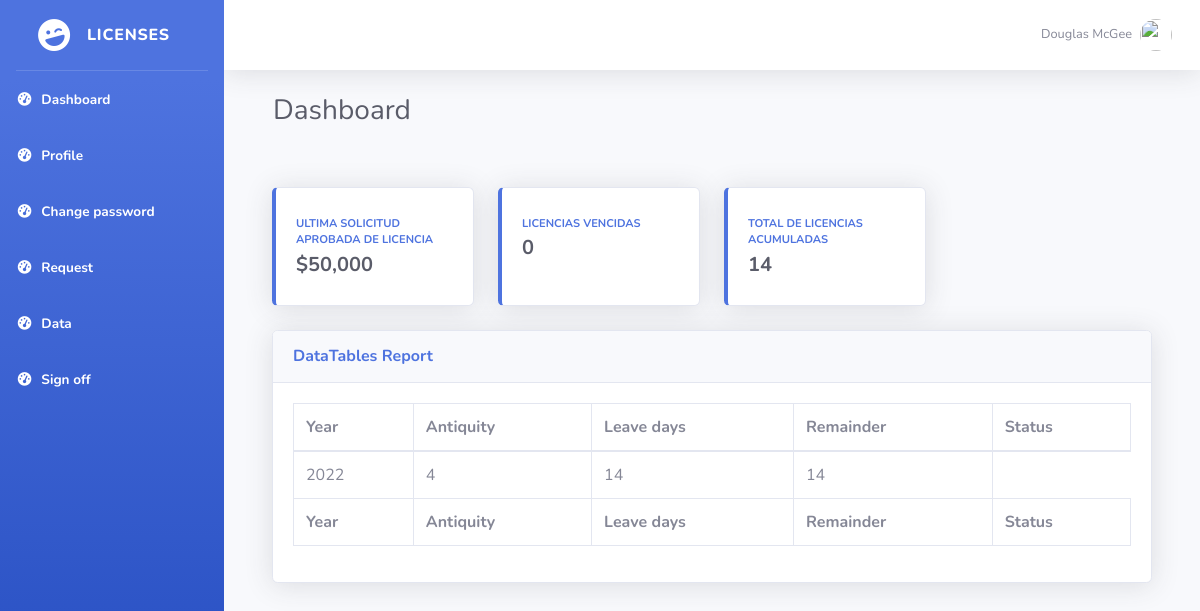
Page /dashboard/ (signed in) on the earlier database version.
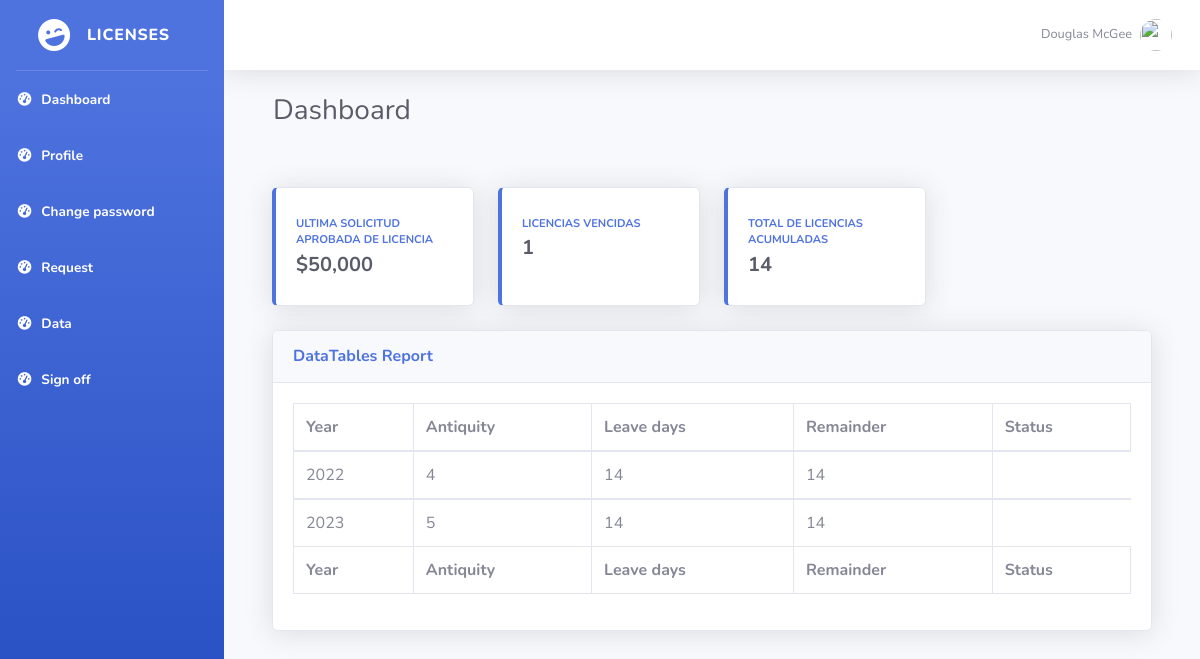
Same page on the later database version.
### employeeDetail/models.py (models this page shows)
class EmployeeDetail(models.Model):
    employee = models.ForeignKey(Employee,on_delete=models.CASCADE)
    antiquity = models.CharField(max_length=15)
    leave_days = models.CharField(max_length=25)
    remainder = models.CharField(max_length=25)
    year = models.CharField(max_length=25)
    created = models.DateField(auto_now_add=True)
    status = models.BooleanField(default=False)

### employee/views.py (the view)
# urls.py: path('dashboard/', emp.dashboard_view, name='dashboard'),
@login_required
def dashboard_view(request):
    employee = request.user.profile.employee
    detail = EmployeeDetail.objects.filter(employee=employee).order_by('year')
    context = {'detail':detail}
    status = EmployeeDetail.objects.filter(employee=employee, status=True).count()
    detail_status ={'status': status}
    context.update(detail_status)
    remainder = EmployeeDetail.objects.filter(employee=employee, status=False).aggregate(total=Sum('remainder'))
    total_remainder ={'remain': remainder}
    context.update(total_remainder)
    return render (request,'perfil/empleado/dashboard.html',context)

### templates/perfil/empleado/dashboard.html (shortened to what this page needs)
{% extends "base.html" %}
{% block container %}
 <div style="padding-bottom: 35px;" class="d-sm-flex align-items-center justify-content-between mb-4">
    <h1 style="position: relative; left: 25px;" class="h3 mb-0 text-gray-800">Dashboard</h1>
</div>
<div class="container-fluid">
    <div class="row">
        <div class="col-xl-3 col-md-6 mb-4">
            <div class="card border-left-primary shadow h-100 py-2">
                <div class="card-body">
                    <div class="row no-gutters align-items-center">
                        <div class="col mr-2">
                            <div class="text-xs font-weight-bold text-primary text-uppercase mb-1">
                                Ultima solicitud aprobada de licencia</div>
                            <div class="h5 mb-0 font-weight-bold text-gray-800">$50,000</div>
                        </div>
                    </div>
                </div>
            </div>
        </div>
         <div class="col-xl-3 col-md-6 mb-4">
            <div class="card border-left-primary shadow h-100 py-2">
                <div class="card-body">
                    <div class="row no-gutters align-items-center">
                        <div class="col mr-2">
                            <div class="text-xs font-weight-bold text-primary text-uppercase mb-1">
                                Licencias vencidas</div>
                            <div class="h5 mb-0 font-weight-bold text-gray-800">{{ status }}</div>
                        </div>
                    </div>
                </div>
            </div>
        </div>
         <div class="col-xl-3 col-md-6 mb-4">
            <div class="card border-left-primary shadow h-100 py-2">
                <div class="card-body">
                    <div class="row no-gutters align-items-center">
                        <div class="col mr-2">
                            <div class="text-xs font-weight-bold text-primary text-uppercase mb-1">
                               Total de licencias acumuladas</div>
                            <div class="h5 mb-0 font-weight-bold text-gray-800">{{ remain.total }}</div>
                        </div>
                    </div>
                </div>
            </div>
        </div>
</div>
<div class="card shadow mb-4">
    <div class="card-header py-3">
        <h6 class="m-0 font-weight-bold text-primary">DataTables Report</h6>
    </div>
    {% if detail %}
        <div class="card-body">
            <div class="table-responsive">
                <table class="table table-bordered" id="dataTable" width="100%" cellspacing="0">
                    <thead>
                        <tr>
                            <th>Year</th>
                            <th>Antiquity</th>
                            <th>Leave days</th>
                            <th>Remainder</th>
                            <th>Status</th>
                        </tr>
                    </thead>
                    <tfoot>
                        <tr>
                            <th>Year</th>
                            <th>Antiquity</th>
                            <th>Leave days</th>
                            <th>Remainder</th>
                            <th>Status</th>
                        </tr>
                    </tfoot>
                    {% for d in detail %}
                        <tbody>
                            <tr>
                                <td>{{d.year}}</td>
                                <td>{{d.antiquity}}</td>
                                <td>{{d.leave_days}}</td>
                                <td>{{d.remainder}} </td>
                            </tr>
                        </tbody>
                    {% endfor %}
                </table>
            </div>
        </div>
    {% endif %}
</div>
{% endblock %}

### templates/base.html (shortened to what this page needs)
{% load static %}
<html>
<head>
    <link href="{% static 'css/all.min.css' %} " rel="stylesheet" type="text/css">
    <link href="{% static 'css/add.css' %} " rel="stylesheet" type="text/css">
    <link href="{% static 'css/sb-admin-2.min.css' %} " rel="stylesheet">
    <link href="https://cdnjs.cloudflare.com/ajax/libs/font-awesome/6.2.0/css/all.min.css" rel="stylesheet">
    <link href="{% static 'css/base.css' %} " rel="stylesheet">
</head>
<body id="page-top">
    <div id="wrapper">
    {% include "nav.html" %}<div id="content-wrapper" class="d-flex flex-column">
        <div id="content">
            <nav class="navbar navbar-expand navbar-light bg-white topbar mb-4 static-top shadow">
                <ul class="navbar-nav ml-auto">
                    <li class="nav-item dropdown no-arrow">
                        <a class="nav-link dropdown-toggle" href="#" id="userDropdown" role="button"
                            data-toggle="dropdown" aria-haspopup="true" aria-expanded="false">
                            <span class="mr-2 d-none d-lg-inline text-gray-600 small">Douglas McGee</span>
                            <img class="img-profile rounded-circle"
                                src="img/undraw_profile.svg">
                        </a>
                    </li>
                </ul>
            </nav>
            <div class="container-fluid">
                {% block container %}
                {% endblock%}
            </div>
        </div>
    </div>
    </div>
</body>
</html>

### templates/nav.html (shortened to what this page needs)
  <ul class="navbar-nav bg-gradient-primary sidebar sidebar-dark accordion" id="accordionSidebar">
    <a class="sidebar-brand d-flex align-items-center justify-content-center" href="index.html">
        <div class="sidebar-brand-icon rotate-n-15">
            <i class="fas fa-laugh-wink"></i>
        </div>
        <div class="sidebar-brand-text mx-3">Licenses </div>
    </a>
    <hr class="sidebar-divider my-0">
    {% if not request.user.is_superuser %}
        <li class="nav-item active">
            <a class="nav-link" href="{% url 'dashboard' %}">
                <i class="fas fa-fw fa-tachometer-alt"></i>
                <span>Dashboard</span></a>
        </li>
        <li class="nav-item active">
            <a class="nav-link" href="{% url 'update_profile' %}">
                <i class="fas fa-fw fa-tachometer-alt"></i>
                <span>Profile</span></a>
        </li>
        <li class="nav-item active">
            <a class="nav-link" href="{% url 'change_password' %}">
                <i class="fas fa-fw fa-tachometer-alt"></i>
                <span>Change password</span></a>
        </li>
        <li class="nav-item active">
            <a class="nav-link" href=" {% url 'request_license' %}">
                <i class="fas fa-fw fa-tachometer-alt"></i>
                <span>Request</span></a>
        </li>
        {% if request.user.is_staff %}
            <li class="nav-item active">
                <a class="nav-link" href=" {% url 'data' %}">
                    <i class="fas fa-fw fa-tachometer-alt"></i>
                    <span>Data</span></a>
            </li>
        {% endif %}
        <li class="nav-item active">
            <a class="nav-link" href="{% url 'logout' %} ">
                <i class="fas fa-fw fa-tachometer-alt"></i>
                <span>Sign off</span></a>
        </li>
    {% endif %}
</ul>

Differences in the rows shown:
added EmployeeDetail: year "2023", antiquity "5", leave_days "14", remainder "14"
Other differences:
{{ status }}: "0" → "1"
